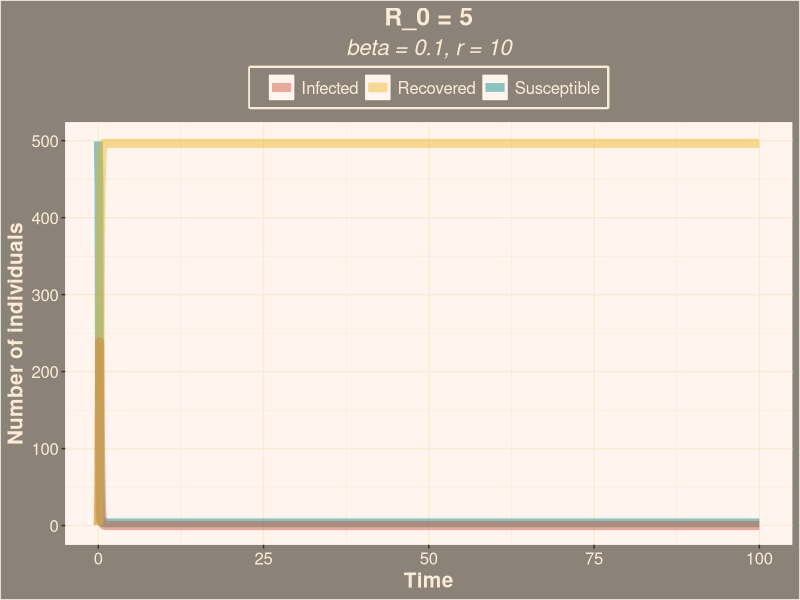

Source code (R): (Note: this script raises an error after producing the figure.)
##########################################################
# Starting script to the module 'SIR models of epidemics'
##########################################################

# implements the basic SIR model, and plots simulation results

## Here you only need to know basic things:
##  #	To make comments
##  <-	Assigning a value to a symbol
##  c	To create a vector c(v1, v2, ..., vn)
##  e	is *10^
##  seq(a,b,c)	To create a sequence from a to b with intervals c


###################################
# FUNCTION DEFINITIONS
###################################

###
# SIR <- function(t, x, parms)
# Use: calculates the derivatives for the SIR model
# Input: 
#      t: time (not used here, because there is no explicit time dependence)
#      x: vector of the current values of all variables (S, I, R)
#      parms: vector of all parameter values
# Output:
#      der: vector of derivatives

# To use the lsoda function, the model function has to be a function of t (time),
# x (the vector of the variables) and parms (the parameters of the model).


SIR <- function(t, x, parms){
  
  # Beta and r are not global variables. This means that if you type beta in R, the output will be 'beta',
  # and not its value. You have to specify that you want to use the value of beta from 'parms' to solve the ODEs.
  # Similarly, the variables of the model are taken from the vector x. This is done by the 'with' function.
  
  with(as.list(c(parms,x)),{
    dS <- - beta*S*I
    dI <- + beta*S*I - r*I
    dR <- r*I         # Note: because S+I+R=constant, this equation could actually be omitted,
    # and R at any time point could simply be calculated as N-S-I.
    der <- c(dS, dI,dR)
    list(der)  # the output must be returned    
  }) # end of 'with'
  
}  # end of function definition


###########################
# MAIN PROGRAM
###########################

### LOAD LIBRARIES
#load R library for ordinary differential equation solvers
library(deSolve)

#For loop to try different Beta and r values

imax = 5 # eddig megy a betat lepteto for ciklus
jmax = 5 # eddig megy az r-t lepteto for ciklus
Imatrix = matrix(nrow = imax, ncol = jmax) # ebben a matrixban forog vizsgalni, hogy I max erteke nagyobb-e mint a kezdeti
index = 0

for(i in 1:imax) {
  for(j in 1:jmax) {
    
    
    index = index + 1
    
    ### INITIALIZE PARAMETER SETTINGS
    
    parms <- c(beta=10^(-i), r=10^(-j+2))		# set the parameters of the model - per time unit!
    inits <- c(S=499, I=1, R=0)		# set the initial values
    dt    <- seq(0,100,0.1)			# set the time points for evaluation
    
    # Calculate and print R_0 on the screen
    N <- sum(inits)
    R_0 <- with(as.list(parms),{beta*N/r})
    
    
    
    ### SIMULATE THE MODEL
    
    ## Use lsoda to solve the differential equations numerically. The syntax should be
    ## lsoda(initial values, time points, function, parameters)
    
    
    
    simulation <- as.data.frame(lsoda(inits, dt, SIR, parms = parms)) # this way our set 'parms' will be used as default
    
    ### PLOT THE OUTPUT
    ##ZS?FI's ggplot graphs
    library(ggplot2)
    
    #itt ?rom be, hogy ki?rja nekem a beta-kat meg r-eket is a plotra
    title = paste("R_0 = ",R_0, sep = "")
    beta = parms[1]
    r = parms[2]
    beta2 = paste("beta = ",beta, sep = "")
    r2 = paste("r = ",r,sep = "")
    subtitle = paste(beta2,r2, sep = ", ")
    
    #plot script
    plot = ggplot(simulation, aes(x = time)) + 
      geom_line(aes(y = S, colour = "Susceptible"), size=3, alpha=0.45) + 
      geom_line(aes(y = I, colour = "Infected"), size=3.1, alpha=0.45) + 
      geom_line(aes(y = R, colour = "Recovered"), size=3.2, alpha=0.45) +
      ylab(label="Number of individuals") + 
      xlab("Time") +
      ggtitle(title, subtitle = subtitle) +
      scale_color_manual(name = " ",
                         values = c("Susceptible" = "turquoise4", "Infected" = "tomato3", "Recovered" = "goldenrod2")) +
      theme(plot.background = element_rect(fill = "antiquewhite4"),
            legend.background = element_rect(fill = "antiquewhite4"),
            plot.title = element_text(size = 18, lineheight=.8, hjust=0.5, face="bold", colour="antiquewhite"),
            plot.subtitle = element_text(size = 16, lineheight=.8, hjust=0.5, face="italic", colour="antiquewhite"),
            axis.title = element_text(size = 15, face="bold",colour="antiquewhite"),
            axis.text = element_text(size = 12,colour="antiquewhite"),
            legend.position="top",
            legend.key = element_rect(fill = "seashell"),
            legend.text = element_text(size = 12,colour="antiquewhite"),
            legend.box.background = element_rect(colour = "antiquewhite", size=1.5),
            panel.background = element_rect(fill = "seashell", colour = "seashell", size = 0.5, linetype = "solid"),
            panel.grid.major = element_line(size = 0.5, linetype = 'solid', colour = "antiquewhite"), 
            panel.grid.minor = element_line(size = 0.25, linetype = 'solid', colour = "antiquewhite"))
    print(plot)
    
    attach(simulation) # this command allows you to refer to the columns of the data frame directly.
    
    #print(c(toString(5 * i + j), max(I)))
    
    print(paste("index: ", index))
    
    initI = unname( inits[2])
    if(initI < max(I))
    {
      print("J?rv?ny")
      matrix1[i,j] = T # ha a a fertozottek szama tud noni, akkor TRUE lesz a matrix i;j eleme
    }
    else
    {
      print("Nem j?rv?ny")
      matrix1[i,j] = F  # ha nem tud noni a fertozottek szama, FALSE lesz
    }
  
    if(beta*(S+I+R)/r > 1)
    {
      print("J?rv?ny")
      matrix2[i,j] = T
    }
    else
    {
      print("Nem j?rv?ny")
      matrix2[i,j] = F
    }
    print(paste("R_0 =",R_0),quote=FALSE)
    print(unname( inits[2]))
    print(max(I))
    print("==================================")
    
    detach(simulation) # clean up the search path
    
  }
}
print(matrix1)
print(matrix2)
